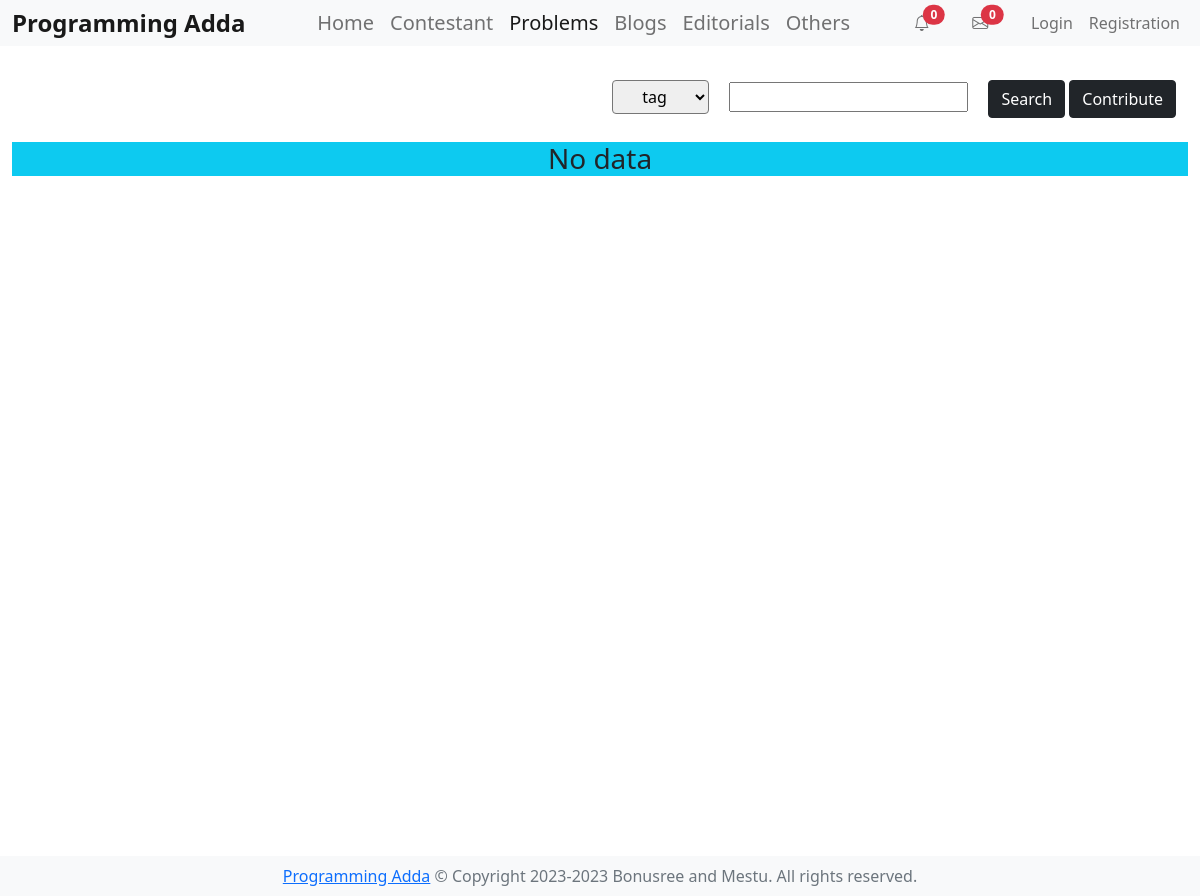
The page /problems/ on the database as committed earlier.
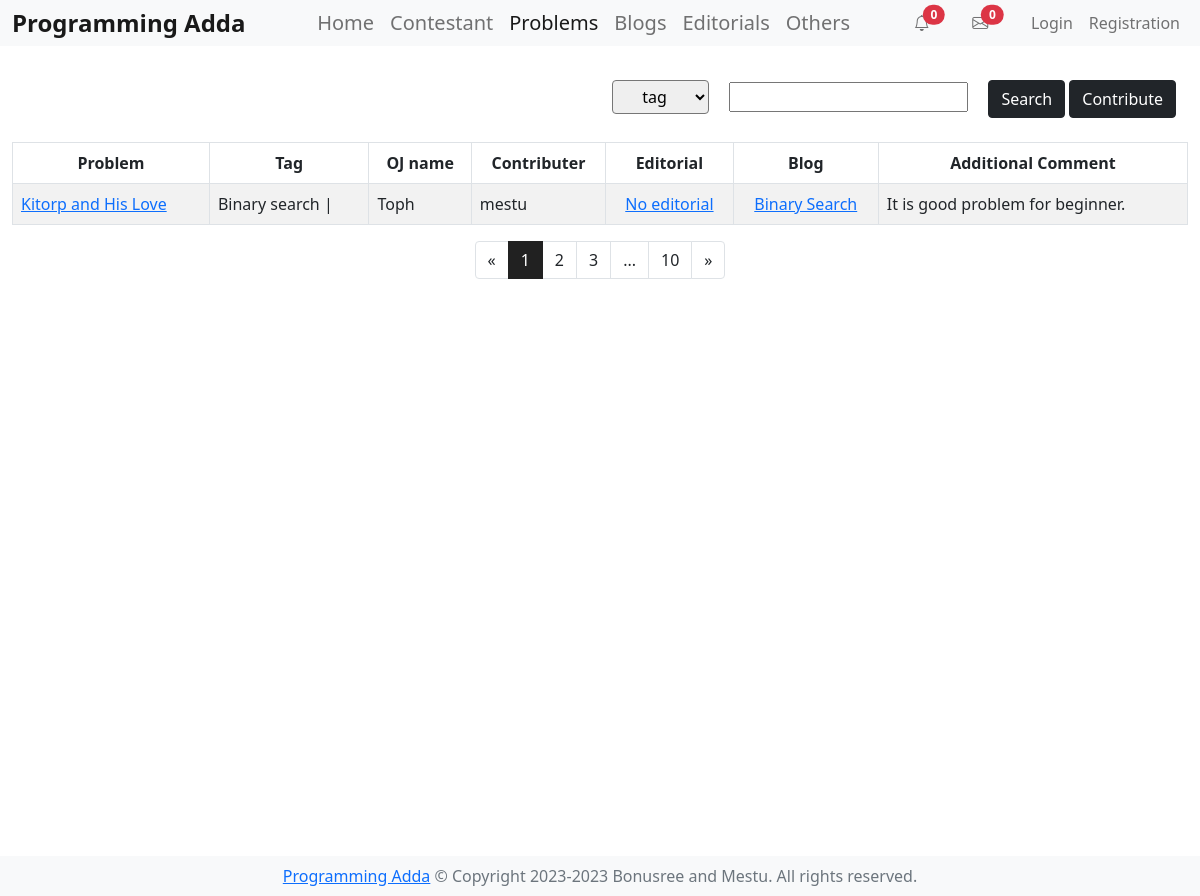
The same page on the database as committed later.
### problems/models.py (models this page shows, shortened)
class Judge(models.Model):
    name = models.CharField(max_length=255)
    valid = models.IntegerField(default=0)
    def __str__(self):
        return self.name

class Problem(models.Model):
    name = models.CharField(max_length=255)
    link = models.URLField()
    editorial_link = models.URLField(null=True)
    editorial = models.ManyToManyField('editorials.Editorials',blank=True)
    blog = models.ManyToManyField('blogs.Blogs',blank=True)
    judge = models.ForeignKey(Judge, on_delete=models.CASCADE, null=True)
    tags = models.ManyToManyField(Tag)
    comment = models.TextField()
    created_at = models.DateTimeField(auto_now_add=True)
    user = models.ForeignKey(User, on_delete=models.CASCADE)

class Tag(models.Model):
    name = models.CharField(max_length=255)
    valid = models.IntegerField(default=0)

### blogs/models.py (models this page shows)
class Blogs(models.Model):
    title = models.CharField(max_length=255)
    link = models.URLField()
    description = models.TextField()
    related_problem = models.ManyToManyField(Problem,blank=True)
    additional_comment = models.TextField()
    created_at = models.DateTimeField(auto_now_add=True)
    user = models.ForeignKey(User, on_delete=models.CASCADE)

### problems/views.py (the view)
# urls.py: path('problems/',views.problems, name='problems'),
def problems(request):
    if request.method=="POST":
        pass
    else:
        allProblems = Problem.objects.all()
        context = {'problems':[]}
        for p in allProblems:
            problem = {'name':p.name,'link':p.link,
                    'tags':[],'blogs':[], 'comment':p.comment,
                    'oj':p.judge, 'contributor':p.user}
            for t in p.tags.all():
                problem['tags'].append(t.name)
            for b in p.blog.all():
                problem['blogs'].append({'blog_name':b.title,'blog_link':b.link})
                print(f"title --- {b.title} link --- {b.link}")
            context['problems'].append(problem)
        return render(request, 'problems.html',context=context)

### templates/problems.html (shortened to what this page needs)
{% extends 'base.html' %}
{% block content %}
<div class="container-fluid" style="min-height: 100vh;">
  <div class="row m-2 text-end d-inline">
    <form action="{% url 'filter_problem' %}" method="post">
      <select name="searchOption" class="rounded d-block d-sm-inline mt-md-0 mt-2
        text-center py-1 px-3" id="searchOption">
        <option value="tag">tag</option>
      </select>
      <div class="dropdown d-block d-sm-inline mt-md-0 mt-2 text-center py-1 px-3">
        <input class="dropdown-toggle" name="searchText" id="searchText" data-bs-toggle="dropdown" aria-expanded="false"/>
    </div>
      <button class="btn btn-dark rounded d-block d-sm-inline mt-md-0 mt-2 text-center
        " type="submit" >Search</button>
      <a href="{% url 'addproblem' %}" class="btn btn-dark rounded d-block d-sm-inline mt-md-0 mt-2 text-center
      " type="button" >Contribute</a>
    </form>
  </div>
  {% if problems %}
  <table class="table table-striped table-hover table-bordered"
    style="min-width: 700px;">
    <thead>
      <tr>
        <th class="text-center">Problem</th>
        <th class="text-center">Tag</th>
        <th class="text-center">OJ name</th>
        <th class="text-center">Contributer</th>
        <th class="text-center">Editorial</th>
        <th class="text-center">Blog</th>
        <th class="text-center">Additional Comment</th>
      </tr>
    </thead>
    <tbody>
      {% for problem in problems %}
      <tr>
        <td><a href="{{ problem.link }}"> {{ problem.name }} </a></td>
        <td>{% for tag in problem.tags %} {{ tag }} | {% endfor %}</td>
        <td>{{ problem.oj }}</td>
        <td>{{ problem.contributor }}</td>
        <td class="text-center">
            <a href="#">No editorial</a>
        </td>
        <td class="text-center">
          {% for blog in problem.blogs %}
              <a href="{{blog.blog_link}}">{{blog.blog_name}} </a>
          {% endfor %}
        </td>
        <td>{{ problem.comment }}</td>
      </tr>
      {% endfor %}
    </tbody>
  </table>
  <nav aria-label="Page navigation">
    <ul class="pagination justify-content-center">
      <li class="page-item">
        <a class="page-link text-dark" href="#" aria-label="Previous">
          <span aria-hidden="true">&laquo;</span>
        </a>
      </li>
      <li class="page-item active"><a class="page-link" href="#">1</a></li>
      <li class="page-item"><a class="page-link text-dark" href="#">2</a></li>
      <li class="page-item"><a class="page-link text-dark" href="#">3</a></li>
      <li class="page-item"><a class="page-link text-dark" href="#">...</a></li>
      <li class="page-item"><a class="page-link text-dark" href="#">10</a></li>
      <li class="page-item">
        <a class="page-link text-dark" href="#"
          aria-label="Next">
          <span aria-hidden="true">&raquo;</span>
        </a>
      </li>
    </ul>
  </nav>
  {% else %}
  <h3 class="bg-info text-center">No data</h3>
  {% endif %}
</div>
{% endblock %}

### templates/base.html (shortened to what this page needs)
<!DOCTYPE html>
{% load static %}
<html lang="en">
  <head>
    <link rel="stylesheet" href="{% static 'style.css' %}" />
    <link rel="stylesheet"
      href="https://cdnjs.cloudflare.com/ajax/libs/bootstrap-icons/1.7.2/font/bootstrap-icons.min.css">
    <link
      href="https://cdn.jsdelivr.net/npm/bootstrap@5.0.2/dist/css/bootstrap.min.css"
      rel="stylesheet"
>
    </head>
  <body>
    <nav class="navbar navbar-expand-lg navbar-light bg-light p-0 sticky-top">
      <div class="container-fluid">
        <a class="navbar-brand fw-bold fs-4" href="/">Programming Adda</a>
        <div class="collapse navbar-collapse" id="navbarSupportedContent">
          <ul class="navbar-nav m-auto mb-2 mb-lg-0">
            <li class="nav-item">
              <a class="nav-link fs-5 {% if request.path == '/' %} active{% endif %}" aria-current="page" href="/">Home</a>
            </li>
            <li class="nav-item">
              <a class="nav-link fs-5 {% if request.path == '/contestants/' %} active{% endif %}" href="/contestants/">Contestant</a>
            </li>
            <li class="nav-item">
              <a class="nav-link fs-5 {% if request.path == '/problems/' %} active{% endif %}" href="/problems/">Problems</a>
            </li>
            <li class="nav-item">
              <a class="nav-link fs-5 {% if request.path == '/blogs/' %} active{% endif %}" href="/blogs/">Blogs</a>
            </li>
            <li class="nav-item">
              <a class="nav-link fs-5 {% if request.path == '/editorials/' %} active{% endif %}" href="/editorials/">Editorials</a>
            </li>
            <li class="nav-item">
              <a class="nav-link fs-5 {% if request.path == '/others/' %} active{% endif %}" href="/others/">Others</a>
            </li>
          </ul>
          <ul class="navbar-nav mb-2 mb-lg-0">
            <li class="nav-item notification-icon">
              <div class="nav-link dropdown">
                <i class="bi bi-bell" id="notifications" type="button" data-bs-toggle="dropdown" aria-expanded="false"></i>
                <span class="notification-count translate-middle badge rounded-pill bg-danger">0</span>
              </div>
            </li>
            <li class="nav-item message-icon">
              <div class="nav-link dropdown">
                <i class="bi bi-envelope" id="messages" type="button" data-bs-toggle="dropdown" aria-expanded="false"></i>
                <span class="message-count translate-middle badge rounded-pill bg-danger">0</span>
              </div>
            </li>
            {% if user.is_authenticated %}
            <li class="nav-item">
              <a class="nav-link {% if request.path == '/profile/' %}active{% endif %}" href="/profile/">{{user.username}}</a>
            </li>
            <li class="nav-item">
              <a class="nav-link text-danger {% if request.path == '/logout/' %}active{% endif %}" href="/logout/">Logout</a>
            </li>
            {% else %}
            <li class="nav-item">
              <a class="nav-link {% if request.path == '/login/' %}active{% endif %}" href="/login/">Login</a>
            </li>
            <li class="nav-item">
              <a class="nav-link {% if request.path == '/register/' %}active{% endif %}" href="/register/">Registration</a>
            </li>
            {% endif %}
          </ul>
        </div>
      </div>
    </nav>
    <div style="min-height: 100vh;">
      {% block content %}
      {% endblock %}
    </div>
    <footer class="footer bottom bottom bg-light py-2">
      <div class="container text-center">
        <span class="text-muted"><a href="/">Programming Adda</a> © Copyright
          2023-2023 Bonusree and Mestu. All rights reserved.</span>
      </div>
    </footer>
  </body>
</html>

### static/style.css (style rules this page uses)
.pagination .page-item.active .page-link { background-color: #212121; border-color: #212121; }

Rows that differ between the two databases and show on the page:
added Judge: name "Kitorp and His Love", oj "Toph", contributor "mestu", comment "It is good problem for beginner."
added Tag: tags "Binary search"
added Blogs: blog_name "Binary Search"
Other text that changed with them:
text no longer shown: "No data"
text now shown: "Problem Tag OJ name Contributer Editorial Blog Additional Comment « 1 2 3 ... 10 »"
